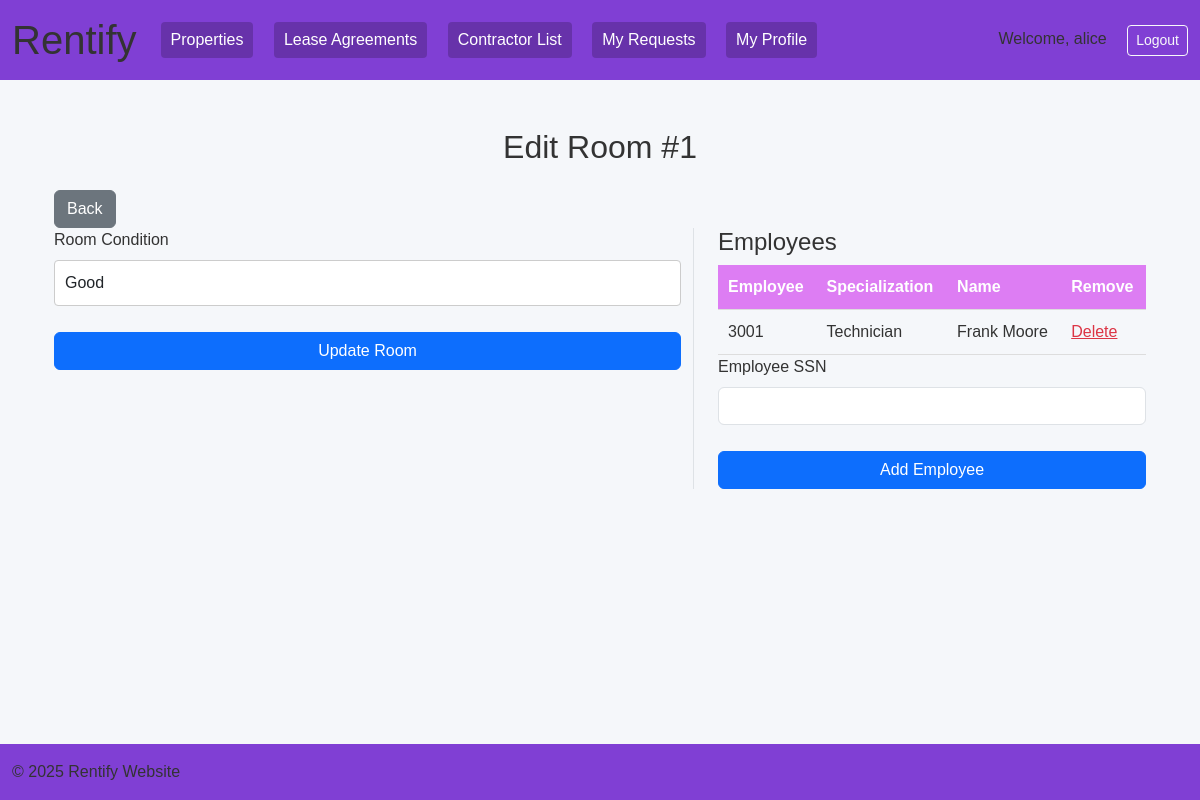
The app's page /room-view/4001/1 (signed in) with its own data.
### tables this page shows
CREATE TABLE ROOM (
        PropertyID INTEGER,
        RoomID INTEGER,
        Condition TEXT,
        PRIMARY KEY (PropertyID, RoomID),
        FOREIGN KEY (PropertyID) REFERENCES PROPERTY(PropertyID)
        ON DELETE CASCADE ON UPDATE CASCADE
    );

CREATE TABLE WORKS_ON (
        PropertyID INTEGER,
        RoomID INTEGER,
        ESSN INTEGER,
        PRIMARY KEY (PropertyID, RoomID, ESSN),
        FOREIGN KEY (PropertyID, RoomID) REFERENCES ROOM(PropertyID, RoomID)
        ON DELETE CASCADE ON UPDATE CASCADE,
        FOREIGN KEY (ESSN) REFERENCES EMPLOYEE(SSN)
        ON DELETE CASCADE ON UPDATE CASCADE
    );

CREATE TABLE EMPLOYEE (
        SSN INTEGER PRIMARY KEY,
        JobType TEXT,
        FOREIGN KEY (SSN) REFERENCES PERSON(SSN)
        ON DELETE CASCADE ON UPDATE CASCADE
    );

CREATE TABLE PERSON (
        SSN INTEGER PRIMARY KEY,
        FirstName TEXT NOT NULL,
        LastName TEXT,
        UserName TEXT UNIQUE,
        Password TEXT,
        Phone TEXT
    );

### app.py (the view)
@app.route("/room-view/<int:propertyID>/<int:roomID>", methods=["GET"])
def room_specific(propertyID, roomID):
    form = {
        "property_ID": propertyID,
        "room_ID": 0,
        "condition": ""
    }
    es = None
    if roomID != 0:
        with sqlite3.connect("Homeapp.db") as conn:
            l = conn.execute("SELECT * FROM ROOM WHERE PropertyID = ? AND RoomID = ?", (propertyID, roomID, )).fetchone()
            if l:
                form["room_ID"] = l[1]
                form["condition"] = l[2]
            es = conn.execute("SELECT * FROM WORKS_ON INNER JOIN EMPLOYEE ON WORKS_ON.ESSN = EMPLOYEE.SSN INNER JOIN PERSON ON EMPLOYEE.SSN = PERSON.SSN WHERE PropertyID = ? AND RoomID = ?", (propertyID, roomID, )).fetchall()
    return render_template("RoomEdit.html", form=form, es=es)

### templates/RoomEdit.html (shortened to what this page needs)
{% extends 'base.html' %}
{% block content %}
<div class="container mt-5">
  <h2 class="mb-4">
    {% if form.room_ID != 0 %}
      Edit Room #{{ form.room_ID }}
    {% else %}
      Add New Room
    {% endif %}
  </h2>
  {% if session.get('access') == 'employee' %}
    <a href="/service-view" class="btn btn-secondary">Back</a>
  {% else %}
    <a href="{{ url_for('property_specific', property_id=form.property_ID) }}" class="btn btn-secondary">Back</a>
  {% endif %}
  <div class="row">
    <div class="col-md-7">
      <form method="POST" action="/add-room">
        <div class="mb-3">
          <label for="condition" class="form-label">Room Condition</label>
          <input type="text" class="form-control" name="condition" value="{{ form.condition }}">
        </div>
        <button type="submit" class="btn btn-primary">
          {% if form.room_ID != 0 %}Update Room{% else %}Add Room{% endif %}
        </button>
      </form>
    </div>
    {% if session.get('access') == 'homeowner' %}
    {% if form.room_ID != 0 %}
    <div class="col-md-5 border-start ps-4">
        <h4>Employees</h4>
        <table>
            <thead>
            <tr>
                <th>Employee</th>
                <th>Specialization</th>
                <th>Name</th>
                <th>Remove</th>
            </tr>
            </thead>
            <tbody>
            {% if es %}
                {% for e in es %}
                <tr>
                <td>{{ e[2] }}</td>
                <td>{{ e[4] }}</td>
                <td>{{ e[6]+" "+e[7] }}</td>
                <td>
                    <a href="{{ url_for('delete_employee', propertyID=form.property_ID, roomID=form.room_ID, ESSN=e[2]) }}"
                    onclick="return confirm('Are you sure you want to delete this employee?');"
                    class="text-danger">Delete</a>
                </td>
                </tr>
                {% endfor %}
            {% endif %}
            </tbody>
        </table>
        <form method="POST" action="{{ url_for('add_employee', propertyID=form.property_ID, roomID=form.room_ID) }}">
            <div class="mb-3">
                <label for="address" class="form-label">Employee SSN</label>
                <input type="number" class="form-control" name="ESSN" value="" required>
            </div>
            <button type="submit" class="btn btn-primary">
            Add Employee
            </button>
        </form>
    </div>
    {% endif %}
    {% endif %}
  </div>
</div>
{% endblock %}

### static/css/styles.css (style rules this page uses)
body { font-family: Arial, sans-serif; background-color: #f5f7fa; color: #333; }
h2 { margin-bottom: 20px; text-align: center; }
form { display: flex; flex-direction: column; gap: 10px; }
input[type=text], input[type=password] { padding: 10px; border-radius: 4px; border: 1px solid #ccc; }
button { background-color: white; color: black; border: 2px solid #555555; }
table { width: 100%; border-collapse: collapse; }
th, td { padding: 10px; text-align: left; border-bottom: 1px solid #ddd; }
th { background-color: #dd7df3; color: white; }

### records on screen
ROOM: condition "Good"
WORKS_ON: ESSN "3001", JobType "Technician", LastName "Frank Moore"

### other values on screen
{{ session['name'] }} "alice"
